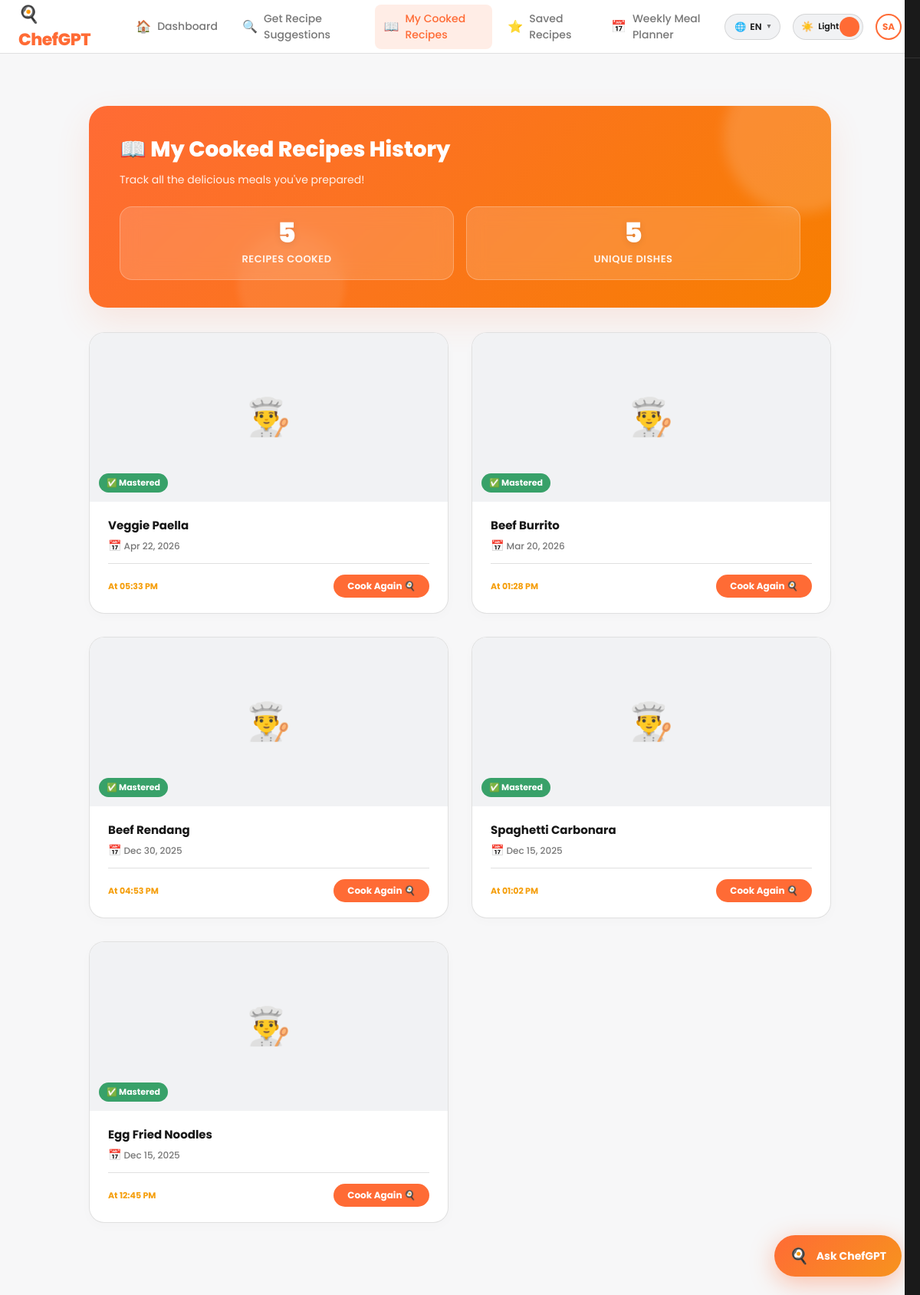
The page /cooked-history (signed in) on the database its author committed.
### app.py (models this page shows)
class User(UserMixin, db.Model):
    id = db.Column(db.Integer, primary_key=True)
    username = db.Column(db.String(80), unique=True, nullable=False)
    email = db.Column(db.String(120), unique=True, nullable=False)
    password = db.Column(db.String(200), nullable=False)
    created_at = db.Column(db.DateTime, default=datetime.utcnow)
    role = db.Column(db.String(20), nullable=False, default='user')

class CookedRecipe(db.Model):
    __tablename__ = 'cooked_recipes'
    id = db.Column(db.Integer, primary_key=True)
    user_id = db.Column(db.Integer, db.ForeignKey('user.id'), nullable=False)
    recipe_id = db.Column(db.Integer, nullable=False)
    recipe_name = db.Column(db.String(200), nullable=False)
    cooked_at = db.Column(db.DateTime, default=datetime.utcnow)
    user = db.relationship('User', backref='cooked_recipes')

### app.py (the view)
@app.route("/cooked-history")
@login_required
def cooked_history():
    cooked_recipes = CookedRecipe.query.filter_by(user_id=current_user.id)\
        .order_by(CookedRecipe.cooked_at.desc()).all()
    return render_template("cooked_history.html", recipes=cooked_recipes)

### app.py (called while the page is built)
@login_manager.user_loader
def load_user(user_id):
    return User.query.get(int(user_id))

### templates/cooked_history.html (shortened to what this page needs)
{% extends "base.html" %}
{% block extra_head %}
    <link rel="stylesheet" href="{{ url_for('static', filename='css/history.css') }}">
{% endblock %}
{% block content %}
    <div class="container">
        <div class="page-header">
            <h2>📖 My Cooked Recipes History</h2>
            <p>Track all the delicious meals you've prepared!</p>
            <div class="stats">
                <div class="stat-card">
                    <div class="stat-number">{{ recipes|length }}</div>
                    <div class="stat-label">Recipes Cooked</div>
                </div>
                <div class="stat-card">
                    <div class="stat-number">{{ recipes|map(attribute='recipe_id')|unique|list|length }}</div>
                    <div class="stat-label">Unique Dishes</div>
                </div>
            </div>
        </div>
        {% if recipes|length == 0 %}
            <div class="empty-state">
                <div style="font-size: 48px; margin-bottom: 16px;">🍽️</div>
                <h3>No Recipes Cooked Yet</h3>
                <p>Start your cooking journey by finding recipes and marking them as cooked!</p>
                <a href="{{ url_for('recommend_page') }}">Find Recipes to Cook</a>
            </div>
        {% else %}
            <div class="recipe-grid">
            {% for cooked in recipes %}
                <div class="recipe-card" onclick="window.location.href='{{ url_for('recipe_detail', recipe_id=cooked.recipe_id) }}'">
                    <div class="recipe-card-img">
                        <div class="recipe-img-placeholder">👨‍🍳</div>
                        <div class="recipe-time-badge" style="background: #38A169;">✅ Mastered</div>
                    </div>
                    <div class="recipe-card-body">
                        <div class="recipe-card-name" style="font-size: 15px;">{{ cooked.recipe_name }}</div>
                        <div class="recipe-card-meta" style="color: var(--muted); font-weight: 500; margin-top: 4px;">
                            <span style="font-size: 14px;">📅</span> {{ cooked.cooked_at.strftime('%b %d, %Y') }}
                        </div>
                        <div class="recipe-card-footer" style="margin-top: 12px;">
                            <div class="recipe-rating" style="font-size: 11px;">At {{ cooked.cooked_at.strftime('%I:%M %p') }}</div>
                            <div class="recipe-view-btn" style="background: var(--brand);">Cook Again 🍳</div>
                        </div>
                    </div>
                </div>
            {% endfor %}
            </div>
        {% endif %}
    </div>
{% endblock %}

### templates/base.html (shortened to what this page needs)
<!DOCTYPE html>
<html lang="en">
<head>
    <link rel="stylesheet" href="{{ url_for('static', filename='css/dashboard.css') }}">
    {% block extra_head %}{% endblock %}
</head>
<body>
<div class="dashboard-layout">
  <header class="top-navbar">
    <div class="navbar-left">
      <div class="sidebar-logo">🍳 ChefGPT</div>
      <nav class="top-nav-links">
        <a href="{{ url_for('dashboard') }}" class="nav-item {% if request.endpoint == 'dashboard' %}active{% endif %}">
          <span class="nav-icon">🏠</span> Dashboard</a>
        <a href="{{ url_for('recommend_page') }}" class="nav-item {% if request.endpoint == 'recommend_page' %}active{% endif %}">
          <span class="nav-icon">🔍</span> Get Recipe Suggestions</a>
        <a href="{{ url_for('cooked_history') }}" class="nav-item {% if request.endpoint == 'cooked_history' %}active{% endif %}">
          <span class="nav-icon">📖</span> My Cooked Recipes</a>
        <a href="{{ url_for('saved_recipes') }}" class="nav-item {% if request.endpoint == 'saved_recipes' %}active{% endif %}">
          <span class="nav-icon">⭐</span> Saved Recipes</a>
        <a href="{{ url_for('meal_planner') }}" class="nav-item {% if request.endpoint == 'meal_planner' %}active{% endif %}">
          <span class="nav-icon">📅</span> Weekly Meal Planner</a>
      </nav>
    </div>
    <div class="navbar-right">
      <div class="lang-switcher" id="langSwitcher">
        <button class="lang-toggle-btn" id="langToggleBtn" onclick="toggleLangDropdown()" aria-label="Change language">
          <span id="langFlag">🌐</span>
          <span id="langLabel">EN</span>
          <span class="lang-caret">▾</span>
        </button>
      </div>
      <button class="theme-switch" type="button" onclick="toggleTheme()" aria-label="Toggle theme">
        <span class="theme-switch-icon" id="themeIcon">🌙</span>
        <span class="theme-switch-text" id="themeText">Dark</span>
        <span class="theme-switch-knob"></span>
      </button>
      <div class="avatar" onclick="openProfileDrawer()" style="border: 2px solid var(--brand); cursor: pointer;" title="Open Profile">{{ current_user.username[:2].upper() if current_user.is_authenticated else '' }}</div>
    </div>
  </header>
  <main class="main-content">
    <div class="page-content">
      {% block content %}{% endblock %}
    </div>
  </main>
</div>
{% include 'partials/floating_chat.html' %}
<div class="diet-drawer" id="ai-drawer"
  style="right: -480px; width: 100%; max-width: 500px; padding: 0; background: #1a1a1a; z-index: 10002; position: fixed; top: 0; bottom: 0; transition: right 0.3s ease;">
  <div
    style="position: sticky; top: 0; background: #1a1a1a; padding: 20px; border-bottom: 1px solid rgba(255,255,255,0.1); display: flex; justify-content: space-between; align-items: center; z-index: 10;">
  </div>
  <div id="ai-modal-content" style="padding: 24px; overflow-y: auto; max-height: calc(100vh - 80px);">
  </div>
</div>
        {% set diet_options = [('omnivore','🍽️ No Restrictions','Eats everything'),('vegetarian','🥦 Vegetarian','No meat, dairy & eggs ok'),('vegan','🌱 Vegan','No animal products'),('halal','☪️ Halal','No pork & alcohol')] %}
</body>
</html>

### templates/partials/floating_chat.html (shortened to what this page needs)
<div id="chat-bubble" onclick="openChat()" style="position:fixed; bottom:24px; right:24px; z-index:9998;
         display:flex; align-items:center; gap:10px;
         background:linear-gradient(135deg, #ff6b35, #f7931e);
         padding:12px 20px; border-radius:999px;
         box-shadow:0 8px 32px rgba(255,107,53,0.4);
         cursor:pointer; transition:all 0.3s;">
  <span style="font-size:20px;">🍳</span>
  <span style="color:white; font-weight:700; font-size:14px;">Ask ChefGPT</span>
</div>

### static/css/history.css (style rules this page uses)
.container { max-width: 1000px; margin: 20px auto; padding: 0 16px; animation: slideUp 0.4s ease-out forwards; }
.page-header { background: linear-gradient(135deg, var(--brand) 0%, #f77f00 100%); padding: 36px 40px; border-radius: 24px; margin-bottom: 32px; position: relative; overflow: hidden; box-shadow: var(--shadow); color: white; }
.page-header::before { content: ''; position: absolute; top: -60px; right: -60px; width: 200px; height: 200px; background: rgba(255,255,255,0.15); border-radius: 50%; filter: blur(8px); }
.page-header::after { content: ''; position: absolute; bottom: -40px; left: 20%; width: 140px; height: 140px; background: rgba(255,255,255,0.08); border-radius: 50%; filter: blur(4px); }
.page-header h2 { font-size: 28px; font-weight: 800; margin-bottom: 8px; position: relative; z-index: 1; }
.page-header p { color: rgba(255,255,255,0.9); font-size: 14px; position: relative; z-index: 1; }
.stats { display: flex; gap: 16px; margin-top: 24px; position: relative; z-index: 1; }
.stat-card { background: rgba(255,255,255,0.15); backdrop-filter: blur(12px); border: 1px solid rgba(255,255,255,0.25); padding: 16px 24px; border-radius: 16px; flex: 1; text-align: center; transition: all 0.3s cubic-bezier(0.4, 0, 0.2, 1); }
.stat-number { font-size: 36px; font-weight: 900; color: white; line-height: 1; margin-bottom: 6px; text-shadow: 0 2px 10px rgba(0,0,0,0.1); }
.stat-label { color: rgba(255,255,255,0.9); font-size: 13px; font-weight: 600; text-transform: uppercase; letter-spacing: 0.5px; }

### rows shown on the page
User: username "SA"
CookedRecipe: recipe_name "Veggie Paella", cooked_at "Apr 22, 2026", cooked_at "05:33 PM"
CookedRecipe: recipe_name "Beef Burrito", cooked_at "Mar 20, 2026", cooked_at "01:28 PM"
CookedRecipe: recipe_name "Beef Rendang", cooked_at "Dec 30, 2025", cooked_at "04:53 PM"
CookedRecipe: recipe_name "Spaghetti Carbonara", cooked_at "Dec 15, 2025", cooked_at "01:02 PM"
CookedRecipe: recipe_name "Egg Fried Noodles", cooked_at "Dec 15, 2025", cooked_at "12:45 PM"

### other values the page prints
{{ recipes|length }} "5"
{{ recipes|map(attribute='recipe_id')|unique|list|length }} "5"
